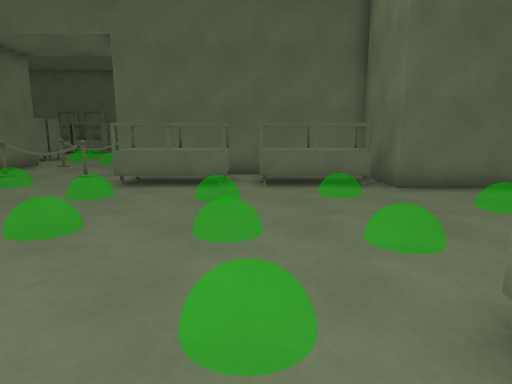
view 1 (above)

24 first-person views from a walk through a 3-D level made in the Godot game engine. The camera is 1.4 m above the floor, tilts 10° down and sees 75° across. The floor is counted in squares, 1 m on a side. Each view is taken from the middle of a square. On the plan, view 1 faces up. The plan holds only what a view shows up to about 15 squares ahead; the rest is blank. The place goes on beyond the plan.

view 2
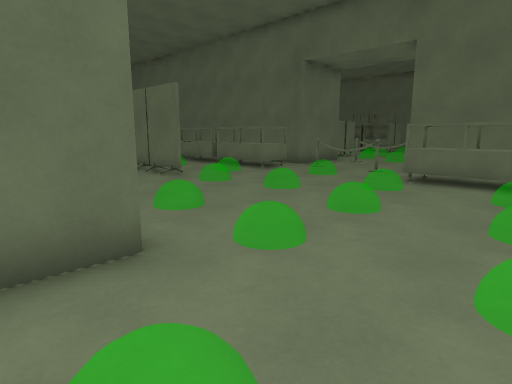

view 3
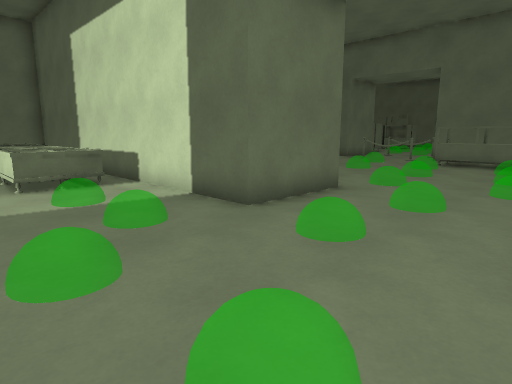

view 4
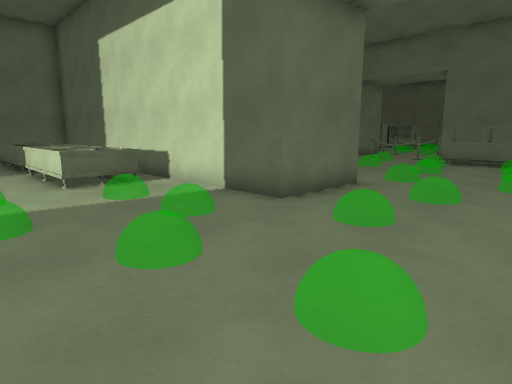

view 5
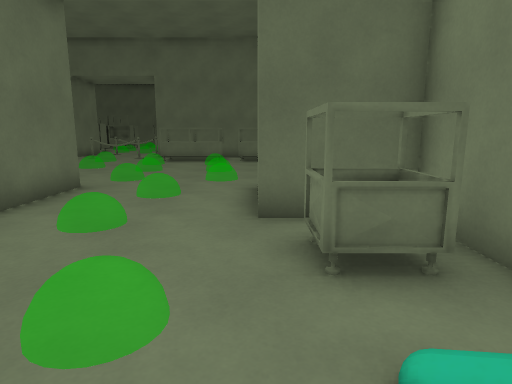

view 6
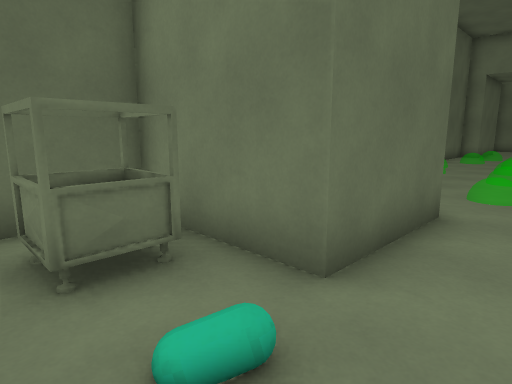

view 7
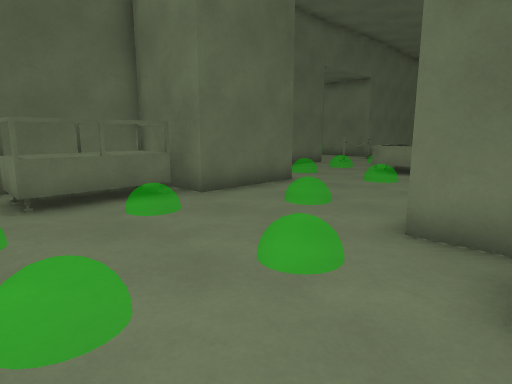

view 8
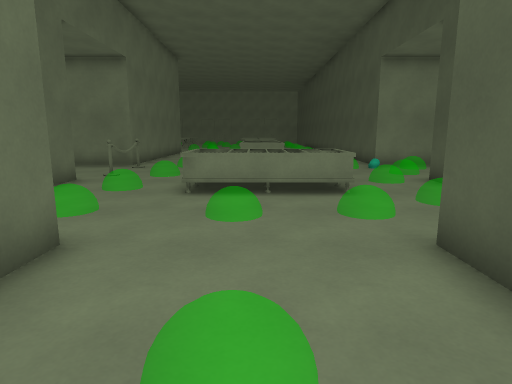

view 9
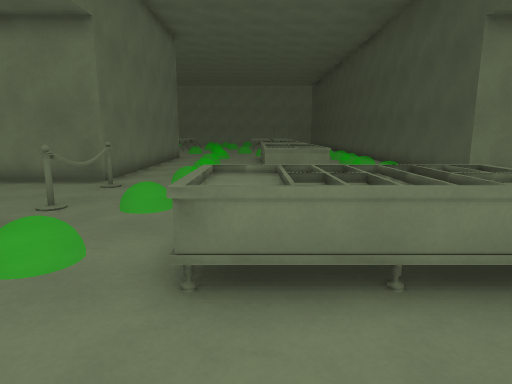

view 10
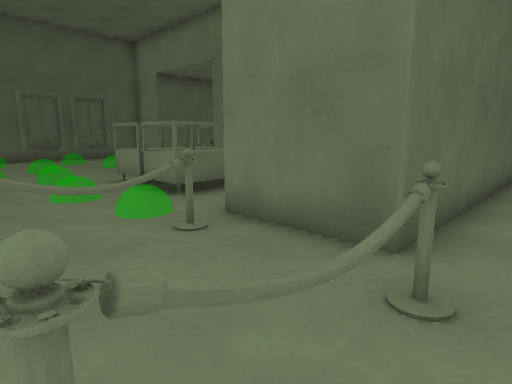

view 11
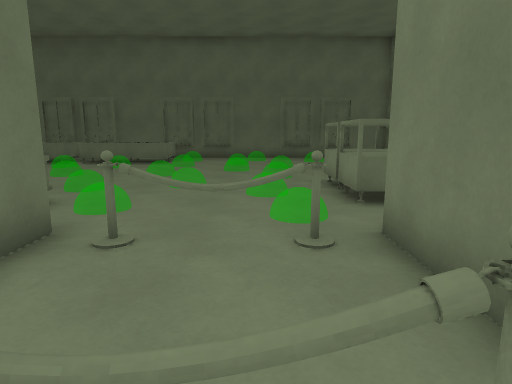

view 12
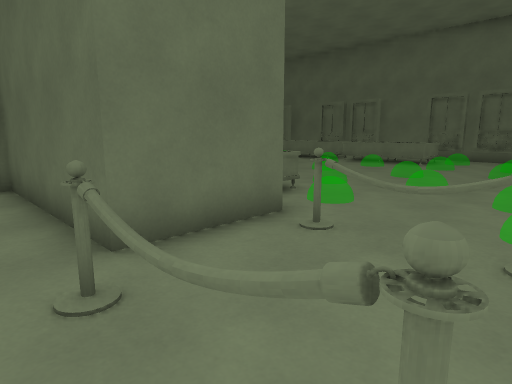

view 13
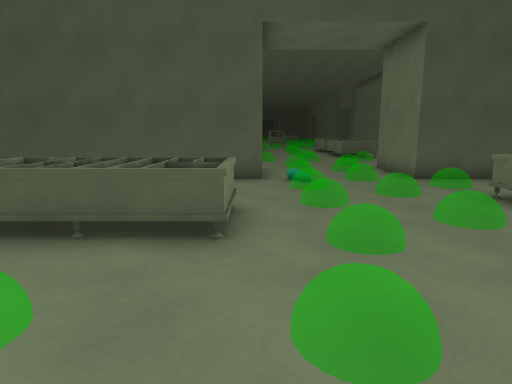

view 14
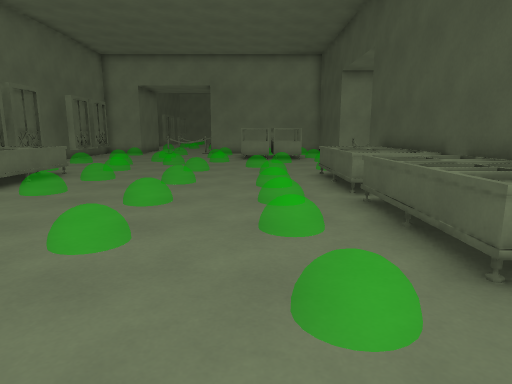

view 15
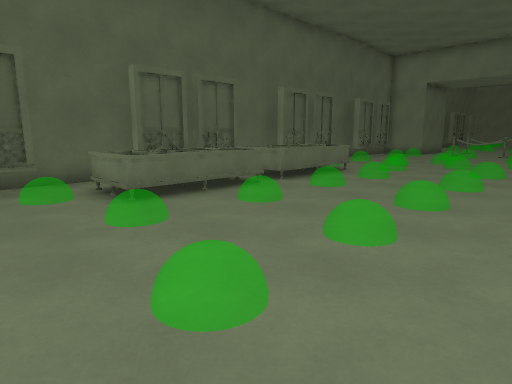

view 16
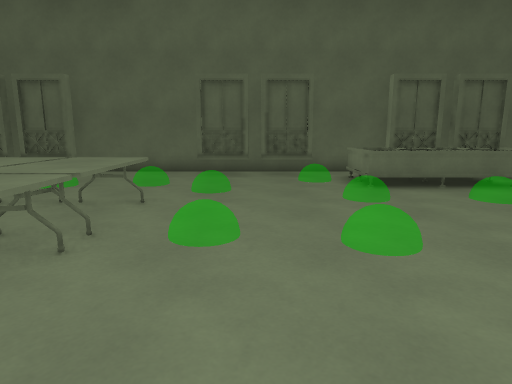

view 17
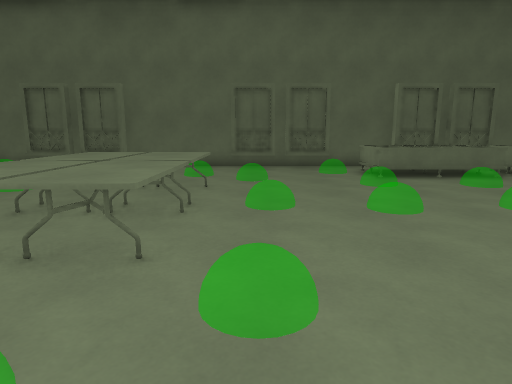

view 18
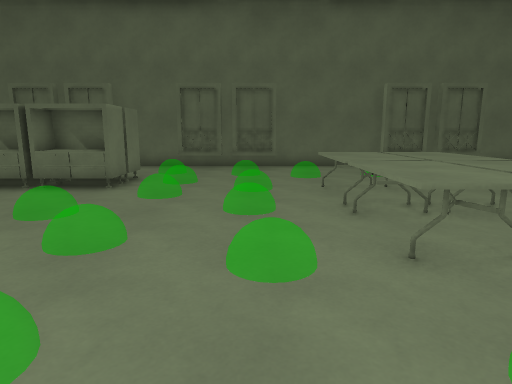

view 19
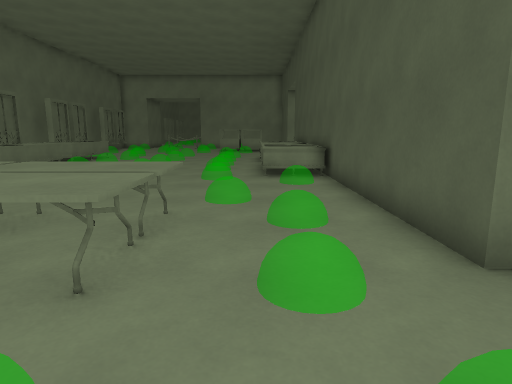

view 20
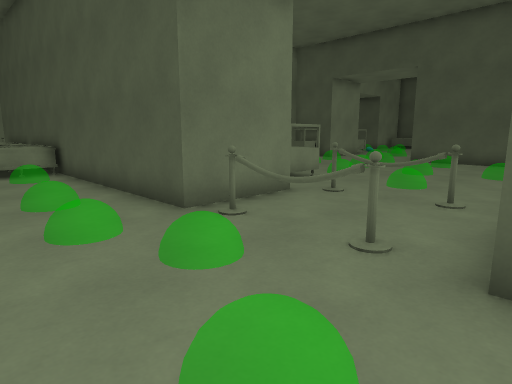

view 21
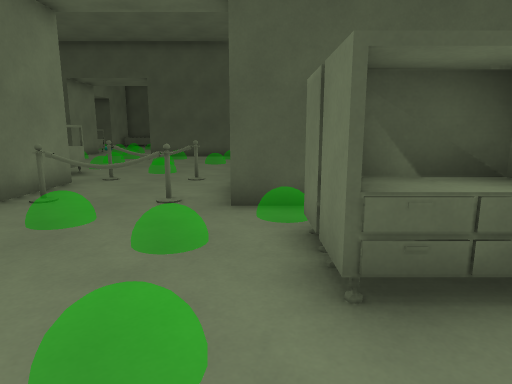

view 22
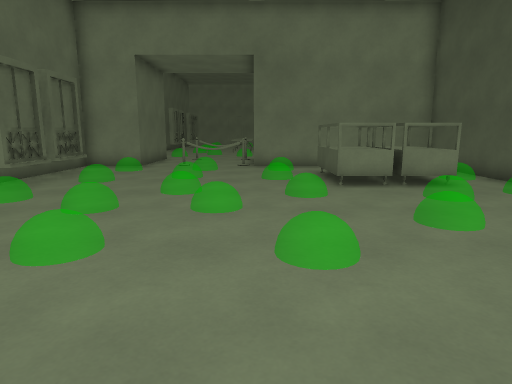

view 23
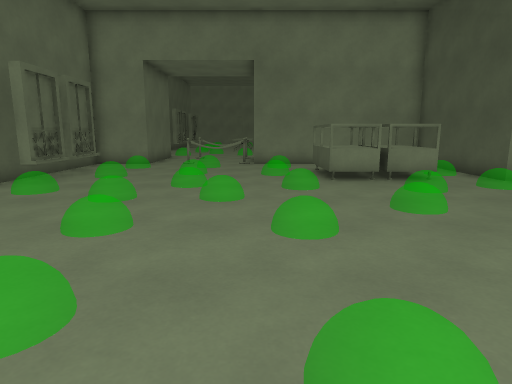

view 24
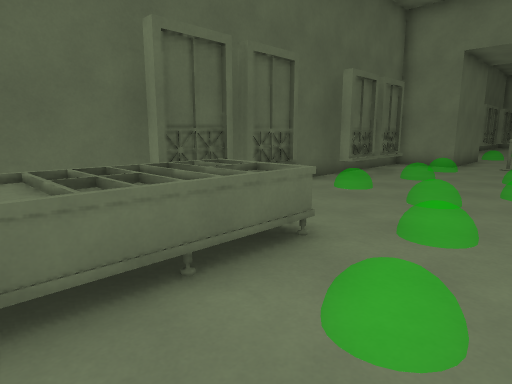

### Floor plan
Key: @ floor where view 1 was taken; # wall or solid block; x gap in a wall; . main floor; : floor 0.25 m higher than the main floor; / step, stairs or slope; = window, fence, low wall or low ledge; ^ raised ledge; T thing the floor can be seen under or through; O other object.
Columns run from 12 left of view 1 to 24 right of it. Each row starts with its distance up from view 1.
 30 ###########                 ####   ##
 29 ......x.....############### ........#
 28  .##x##....####.^####^^^####..#x##..#
 27  .O...........O^^^^^^^^^^O..O..O..O.#
 26  ......O.O.....^^^^^^^^^^............
 25  #.O.......O...............O........#
 24 ##.....^^^.......O..O.O..:...O..O.O.=
 23 ...:.:.^^^^................O........#
 22 .......^^^^.........................#
 21 .//..O.^^^^...O.O..O..:..O...O....O.#
 20  ......^^^^...................####..#
 19 ...O...^^^^..........:....O...^^^^  #
 18 ##.....^^^.O................O.x^^^  #
 17 ##.O...../......^^^.^^^^......^^^^  #
 16  #...O.../....:^^^^^^^^^^O...:#     #
 15  ##............^^^^^^^^^^.... ###.  #
 14   #.#=#.#######          #.TTT# ####
 13   #.....#                #....#
 12    .....#########  #######....#######
 11    .#=#.........#  #......####.......
 10   ^.....^^^^^^^^#  # ...............
  9 ^#^..:..x^^^x^^^####.:....O..O..O
  8 ..............O........^^.........
  7 ..O........O...........^^^...:....
  6 ......O..........O.....^^^.:...^^^^
  5 ###.O....O.............^^^.....^^^^
  4  .............O......O.^^^.....
  3    .............####......//...
  2     .....O..O.^x      O..O......
  1      .........         ....O.O..
  0      ####..O@         ####....#######
 -1         #....            #....#
 -2 #########....####        #....#
 -3   ..............#        ...:.
 -4 ^^^^..........^^#        .O....
 -5 ^^^^..O.O.....^x#      ........
 -6 ..........:.O...####.......O..:
 -7   .....:.................
 -8          ... . ...

Positions as (right, up) in squares from view 1, and headings:
1: (0, 0), facing up
2: (0, -1), facing up-left
3: (1, -7), facing up-left
4: (1, -8), facing up-left
5: (1, -8), facing up
6: (1, -8), facing up-right
7: (-1, 2), facing up-right
8: (3, 6), facing right
9: (8, 7), facing right
10: (14, 10), facing up-right
11: (16, 10), facing up
12: (17, 10), facing up-left
13: (18, 11), facing down
14: (0, 19), facing right
15: (0, 19), facing up-right
16: (0, 17), facing up
17: (-1, 15), facing up
18: (-7, 15), facing up
19: (-8, 17), facing right
20: (-10, 18), facing down-right
21: (-10, 21), facing down
22: (9, 22), facing right
23: (8, 22), facing right
24: (8, 23), facing up-right
